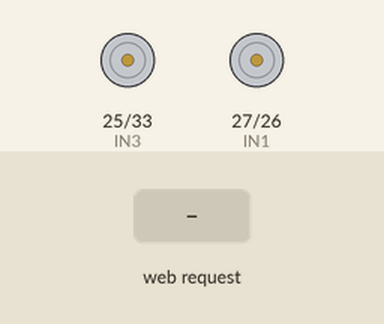
This sketch was run on a simulated ESP32. Shown: motor-driver pin pairs drawn as motors (green arrow = first pin HIGH = forward, orange = second pin HIGH = backward, longer = more drive). The test bench sets the inputs (shaded band). WiFi joins after 1.5 s; servers stay silent unless stated; what the sketch prints to the serial monitor is not drawn.

Above: at 2.7 s.
2.8 s: HTTP request GET /cmd?val=forward received
At 4.0 s:
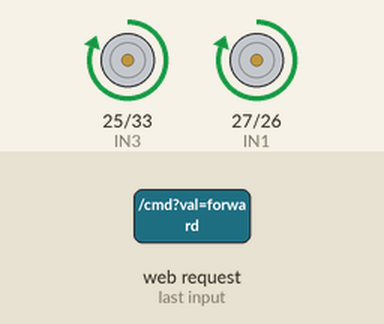
4.3 s: HTTP request GET /cmd?val=back received
At 5.2 s:
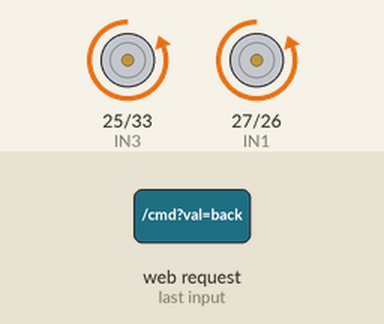
5.8 s: HTTP request GET /cmd?val=left received
At 6.3 s:
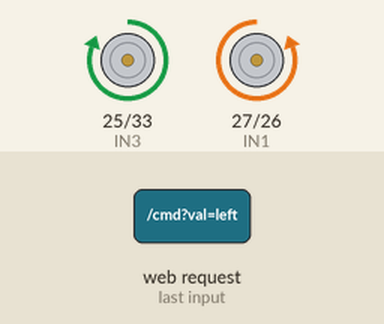
7.3 s: HTTP request GET /cmd?val=right received
At 8.5 s:
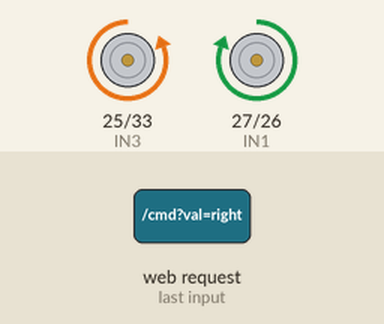
8.8 s: HTTP request GET /cmd received
At 9.8 s:
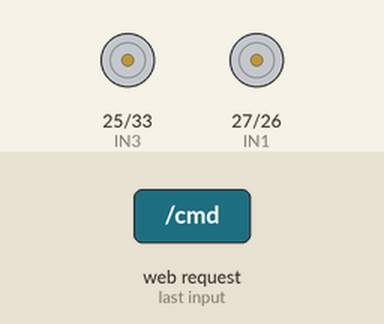
Timing chart, 0 to 11.3 s (numbered marks = the images above; inputs shaded):
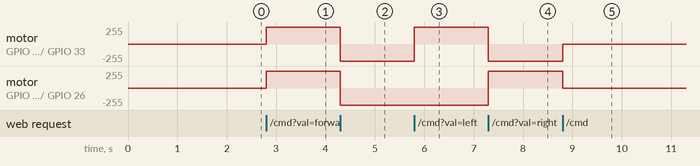

Measured:
- after the input at 2.8 s, motor on GPIO 25 (IN3) / GPIO 33 (IN4), motor on GPIO 27 (IN1) / GPIO 26 (IN2): stopped → forward 255/255 at once
- after the input at 4.3 s, motor on GPIO 25 (IN3) / GPIO 33 (IN4), motor on GPIO 27 (IN1) / GPIO 26 (IN2): forward 255/255 → backward 255/255 at once
- after the input at 5.8 s, motor on GPIO 25 (IN3) / GPIO 33 (IN4): backward 255/255 → forward 255/255 at once
- after the input at 7.3 s, motor on GPIO 25 (IN3) / GPIO 33 (IN4): forward 255/255 → backward 255/255 at once; motor on GPIO 27 (IN1) / GPIO 26 (IN2): backward 255/255 → forward 255/255 at once
- after the input at 8.8 s, motor on GPIO 25 (IN3) / GPIO 33 (IN4): backward 255/255 → stopped at once; motor on GPIO 27 (IN1) / GPIO 26 (IN2): forward 255/255 → stopped at once

The sketch:

cmdwithforward.ino
```cpp
#include <WiFi.h>
#include <WebServer.h>

const char* ssid = "YOUR_HOTSPOT_NAME";
const char* password = "YOUR_PASSWORD";

WebServer server(80);

#define IN1 27
#define IN2 26
#define IN3 25
#define IN4 33

String cmd = "stop";

void stopMotor() {
  digitalWrite(IN1, LOW);
  digitalWrite(IN2, LOW);
  digitalWrite(IN3, LOW);
  digitalWrite(IN4, LOW);
}

void forward() {
  digitalWrite(IN1, HIGH);
  digitalWrite(IN2, LOW);
  digitalWrite(IN3, HIGH);
  digitalWrite(IN4, LOW);
}

void backward() {
  digitalWrite(IN1, LOW);
  digitalWrite(IN2, HIGH);
  digitalWrite(IN3, LOW);
  digitalWrite(IN4, HIGH);
}

void left() {
  digitalWrite(IN1, LOW);
  digitalWrite(IN2, HIGH);
  digitalWrite(IN3, HIGH);
  digitalWrite(IN4, LOW);
}

void right() {
  digitalWrite(IN1, HIGH);
  digitalWrite(IN2, LOW);
  digitalWrite(IN3, LOW);
  digitalWrite(IN4, HIGH);
}

void handleRoot() {
  server.send(200, "text/html", R"rawliteral(
<!DOCTYPE html>
<html>
<head>
<title>Robot</title>
<style>
button { width:100%; height:25vh; font-size:20px; }
</style>
</head>
<body>

<h2>Robot Control</h2>

<button onmousedown="send('left')" onmouseup="send('stop')">LEFT</button>
<button onmousedown="send('forward')" onmouseup="send('stop')">FORWARD</button>
<button onmousedown="send('right')" onmouseup="send('stop')">RIGHT</button>
<button onclick="send('back')">BACK</button>

<script>
function send(c){
  fetch("/cmd?val=" + c);
}
</script>

</body>
</html>
)rawliteral");
}

void setup() {
  Serial.begin(115200);

  pinMode(IN1, OUTPUT);
  pinMode(IN2, OUTPUT);
  pinMode(IN3, OUTPUT);
  pinMode(IN4, OUTPUT);

  stopMotor();

  WiFi.begin(ssid, password);
  while (WiFi.status() != WL_CONNECTED) delay(500);

  Serial.println(WiFi.localIP());

  server.on("/", handleRoot);

  server.on("/cmd", []() {
    cmd = server.arg("val");

    if (cmd == "forward") forward();
    else if (cmd == "back") backward();
    else if (cmd == "left") left();
    else if (cmd == "right") right();
    else stopMotor();

    server.send(200, "text/plain", "OK");
  });

  server.begin();
}

void loop() {
  server.handleClient();
}
```
